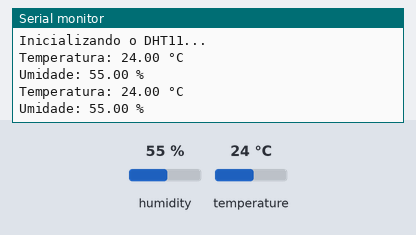
Recording of a sketch running on a simulated ESP32. Shown: the last lines printed to the serial monitor. The test bench sets the inputs (shaded band); at power-on: humidity 55 %, temperature 24 °C.

Above: at 4.8 s.
4.9 s: humidity set to 22 %
At 7.5 s:
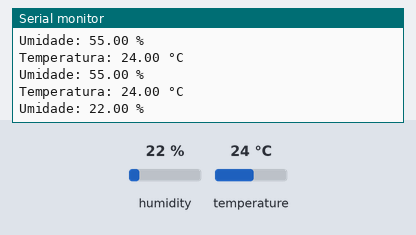
7.9 s: temperature set to 12 °C
At 8.7 s:
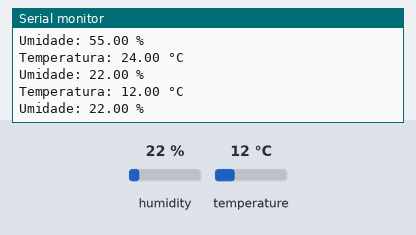
10.9 s: humidity set to 40 %
At 13.5 s:
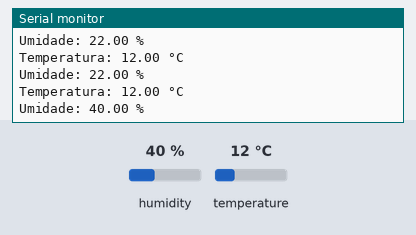
Timing chart, 0 to 15.0 s (numbered marks = the images above; inputs shaded):
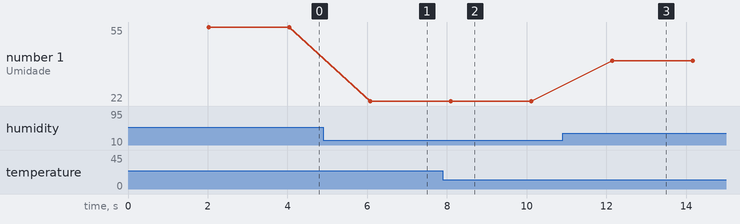

Measured:
- after the input at 4.9 s, the serial monitor: prints a new line after 1.2 s (image 1)
- after the input at 7.9 s, the serial monitor: prints a new line after 0.19 s (image 2)
- after the input at 10.9 s, the serial monitor: prints a new line after 1.2 s (image 3)
- plotted number 1: 55 → 22 after the input at 4.9 s, 22 → 40 after the input at 10.9 s

The sketch:

dht11.ino
```cpp
/*
 * Exemplo para leitura do sensor DHT11
 *
 * descrição: Este exemplo exibe como ler o sensor DHT11 e exibir os valores de temperatura e umidade no monitor serial
 * objetivo: Demonstrar como ler o sensor DHT11
 *
 *
 * Este código é parte do curso "Programe o ESP32 com Arduino" da Embarcados: https://cursos.embarcados.com.br/cursos/franzininho-wifi-arduino-ide/
  *
 * Autor: Fábio Souza
 * data: 06/09/2023
 */

#include <DHT.h>    // Inclusão da biblioteca DHT

// Definição do pino onde o DHT11 está conectado
#define DHTPIN 15  // Altere conforme seu projeto

// Definição do tipo do sensor (podemos escolher entre DHT11, DHT22 ou DHT21)
#define DHTTYPE DHT11

// Inicializa o sensor DHT
DHT dht(DHTPIN, DHTTYPE);

void setup() {
    Serial.begin(115200);                               // Inicializa o monitor serial
    Serial.println("Inicializando o DHT11...");         // Exibe mensagem de inicialização

    dht.begin();                                        // Inicia o sensor
}

void loop() {
    // Aguarda um intervalo entre as leituras
    delay(2000);

    // Leitura da temperatura e umidade
    float temperatura = dht.readTemperature();  // Celsius por padrão
    float umidade = dht.readHumidity();

    // Verifica se houve erro na leitura
    if (isnan(temperatura) || isnan(umidade)) {
        Serial.println("Falha na leitura do sensor DHT11!");    // Exibe mensagem de erro
        return;
    }

    // Exibe os valores lidos no monitor serial
    Serial.print("Temperatura: ");
    Serial.print(temperatura);
    Serial.println(" °C");

    Serial.print("Umidade: ");
    Serial.print(umidade);
    Serial.println(" %");
}
```
